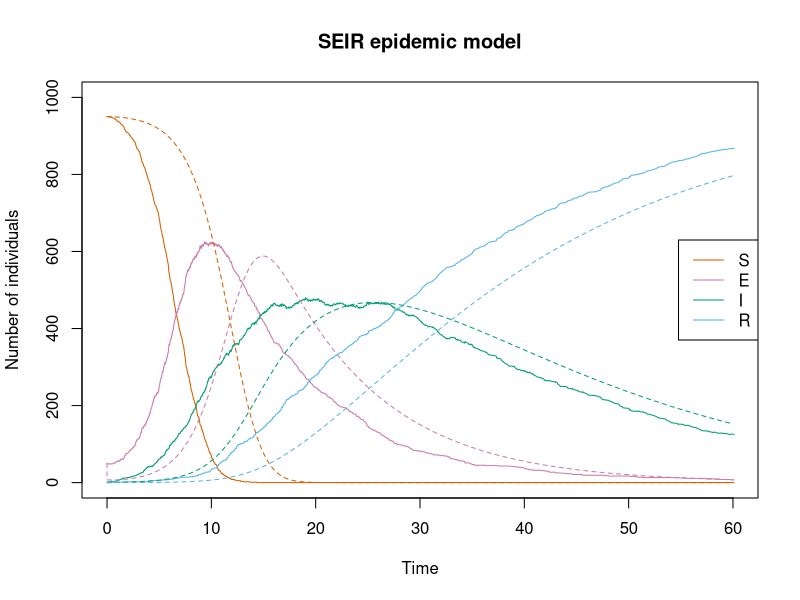

Here is the R script that generated this plot:

#SEIR epidemic model
### Constants


dt <- 0.001 #Step size for determininstic numerical methods
popsize <- 1000 #Population size
t0 <- 0.0
tmax <- 60.0

lambda <- 3.0/popsize #Infection rate, traditionally normalized by popsize
sigma <- 0.1 #Incubation rate, higher number implies shorter incubation period
gamma <- 0.05 #Recovery rate

e0 <- 5.0*popsize/100 #Starting percentage of exposed
s0 <- popsize - e0
i0 <- 0
r0 <- 0

### Gillespie Algorithm
set.seed(20240715)

t <- t0
s <- s0
e <- e0
i <- i0
r <- r0

tvec <- c(t0)
svec <- c(s0)
evec <- c(e0)
ivec <- c(i0)
rvec <- c(r0)

while(t<tmax){
  p <- runif(1,0,1)
  R_lambda <- lambda*s*i #Infection rate
  R_sigma <- sigma*e #Incubation rate
  R_gamma <- gamma*i #Removal rate
  
  RTOT <- R_lambda + R_sigma + R_gamma #Total rate
  #print(sprintf("t:%.2f R_lambda:%.2f RTOT:%.2f",t,R_lambda,RTOT))

  #Reaction
  if (RTOT == 0.0){
    break
  } else if(p < R_lambda/RTOT){ #Infection
    s <- s-1
    e <- e+1
  } else if(p < (R_lambda + R_sigma)/RTOT){ #Incubation
    e <- e-1
    i <- i+1
  } else{ #Removal
    i <- i-1
    r <- r+1
  }
  
  #Update
  t <- t + rexp(1,RTOT)
  tvec <- append(tvec,t)
  svec <- append(svec,s)
  evec <- append(evec,e)
  ivec <- append(ivec,i)
  rvec <- append(rvec,r)
}

plot(tvec,svec,xlim=c(0.0,tmax),ylim=c(0,popsize),type="l",xlab="Time",ylab="Number of individuals",
     main="SEIR epidemic model",col="#d55e00")
lines(tvec,evec,col="#cc79a7")
lines(tvec,ivec,col="#009e73")
lines(tvec,rvec,col="#56b4e9")

### Tau leaping?



### Euler method

t <- 0.0
s <- s0
i <- i0
r <- r0

tvec <- c(0.0)
svec <- c(s0)
evec <- c(e0)
ivec <- c(i0)
rvec <- c(r0)

while(t<tmax){
  #Update
  t <- t + dt
  s <- s - dt*lambda*s*i
  e <- e + dt*lambda*s*i - dt*sigma*e
  i <- i + dt*sigma*e - dt*gamma*i
  r <- r + dt*gamma*i
  
  print(sprintf("t:%.3f s:%.1f e:%.1f i:%.1f r:%.1f",t,s,e,i,r))
  
  #Record
  tvec <- append(tvec,t)
  svec <- append(svec,s)
  evec <- append(evec,e)
  ivec <- append(ivec,i)
  rvec <- append(rvec,r)
}

lines(tvec,svec,xlim=c(0.0,tmax),ylim=c(0,popsize),type="l",xlab="Time",ylab="Number of individuals",
      col="#d55e00",lty=2)
lines(tvec,evec,col="#cc79a7",lty=2)
lines(tvec,ivec,col="#009e73",lty=2)
lines(tvec,rvec,col="#56b4e9",lty=2)
#lines(tvec,svec+ivec+rvec,col="black") #sanity test
legend("right",legend=c("S","E","I","R"),col=c("#d55e00","#cc79a7","#009e73","#56b4e9"),lty=1)

#Remark: numerical errors introduced breaks conservation of constant popsize. 

### Runge-Kutta method



